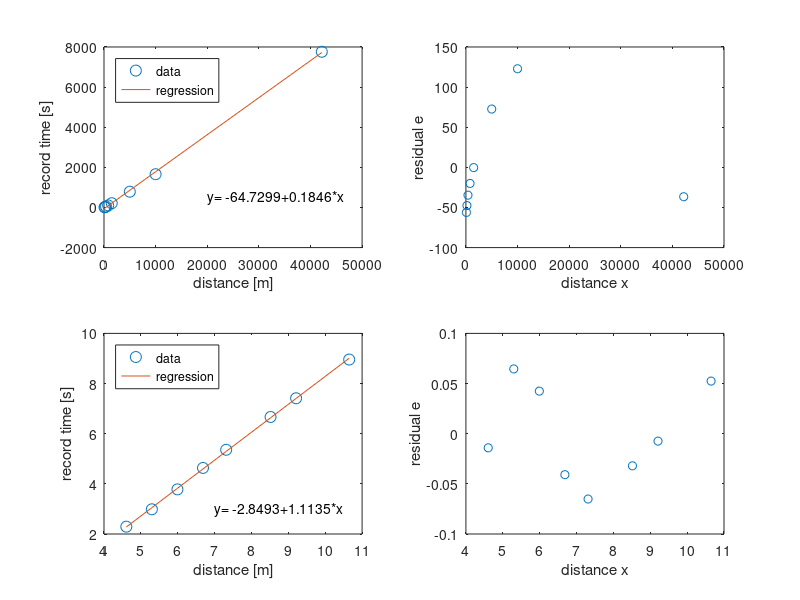

Recreate this plot in MATLAB. (Note: this script raises an error after producing the figure.)
% MCEN 3030
% Spring 2020
% regresssion of distances vs record times
clear all; clc; close all

% distances [m]
x = [100,200,400,800,1500,5000,10000,42195]';

% Olympic record times (as of 1985) [s]
y = [9.9, 19.8, 43.8, 103, 212.5, 785.6, 1658.4, 7761]';

% plot data
subplot(2,2,1)
plot(x,y,'o','MarkerSize',8)
xlabel('distance [m]')
ylabel('record time [s]')
 set(gca,'FontSize',10)

% what is slope of linear fit of time as a function of distance?
% (a)  -64.7299         (c) 0.1826
% (b)    0.1846   correct      (d) other

% Build design matrix (Vandermonde matrix)
X = [ones(length(x),1), x];

% solve for regression coefficients
a = X\y;

% estimate values
 f = X*a;

% plot estimates on top of data
hold on
plot(x,f,'-')
legend('data','regression','Location','NorthWest')
txts=['y= ' , num2str(a(1)), '+' , num2str(a(2)) '*x'];
text(2e4,500,txts)


%-64.7299+0.1846*30000
% what would record time be for a 30 km race?
% (a) 5.4732e+03 correct
% (b) 5.5379e+03
% (c) 6000
% (d) other
f_30km = [1 30000]*a;

% residuals


e = f-y;
subplot(2,2,2)
plot(x,e,'o')
xlabel('distance x');
ylabel('residual e')
%  R^2  (Eq 17.10)


Sr = e' * e; %sum (e.^2)
R2 = 1 -Sr /sum((y -mean(y)).^2)

%physical intuition


%when R^2 is 1 you have explained 100%

% uncertainty (standard devations) for regression coefficients
% Eq 17.27 (standard deviation = sqrt(variance)
DOF   = length(x) - length(a);
s_yx  = sqrt( Sr/DOF );
Cov_a = s_yx^2 * inv( X'*X );
a_std = sqrt( diag(Cov_a) );

% confidence intervals for regression coefficients
% at the alpha % level, Eqs 17.29 and 30
alpha    = 0.95;
t_crt   = abs(tinv((1-alpha)/2,DOF));
a_upper = a + t_crt.*a_std;
a_lower = a - t_crt.*a_std;

% p-values for null hypothesis that regression coefficients are zero
t    = (a - 0) ./ a_std;
pval = (1-tcdf(abs(t),DOF))*2;

% % display results
fprintf(' i     a(i)        std dev      %2.0f%% lower    %2.0f%% upper    p-value \n', alpha*100, alpha*100)
for i = 1:length(a)
    
    fprintf(' %i %12.4g %12.4g %12.4g %12.4g %12.4g  \n', i, a(i), a_std(i), a_lower(i), a_upper(i), pval(i) )
    
end



% which of the following is an indication that the linear regression
% model of y = a1 + a2*x is not a good model? 
% (a) The value of a(1)     70% say its not a good option  prof-nogood
% (b) The value of R2       70% say its not a good option  prof -n
% (c) The standard deviation of a(1)    50% say its not a good option prf-n
% (d) The confidence interval for a(1)    60% say its not a good option
% (e) the pvalue of a(1)     30% say its a good option     prof-useful

% distances [m]
z = [100,200,400,800,1500,5000,10000,42195]';

% Olympic record times (as of 1985) [s]
w = [9.9, 19.8, 43.8, 103, 212.5, 785.6, 1658.4, 7761]';

x = log(z);
y = log(w);
% plot data
subplot(2,2,3)
plot(x,y,'o','MarkerSize',8)
xlabel('distance [m]')
ylabel('record time [s]')
 set(gca,'FontSize',10)

% what is slope of linear fit of time as a function of distance?
% (a)  -64.7299         (c) 0.1826
% (b)    0.1846   correct      (d) other

% Build design matrix (Vandermonde matrix)
X = [ones(length(x),1), x];

% solve for regression coefficients
a = X\y;

% estimate values
 f = X*a;

% plot estimates on top of data
hold on
plot(x,f,'-')
legend('data','regression','Location','NorthWest')
txts=['y= ' , num2str(a(1)), '+' , num2str(a(2)) '*x'];
text(7,3,txts);


%-64.7299+0.1846*30000
% what would record time be for a 30 km race?
% (a) 5.4732e+03 correct
% (b) 5.5379e+03
% (c) 6000
% (d) other
f_30km = [1 30000]*a;

% residuals


e = f-y;
subplot(2,2,4)
plot(x,e,'o')
xlabel('distance x');
ylabel('residual e')
%  R^2  (Eq 17.10)


Sr = e' * e; %sum (e.^2)
R2 = 1 -Sr /sum((y -mean(y)).^2)

%physical intuition


%when R^2 is 1 you have explained 100%

% uncertainty (standard devations) for regression coefficients
% Eq 17.27 (standard deviation = sqrt(variance)
DOF   = length(x) - length(a);
s_yx  = sqrt( Sr/DOF );
Cov_a = s_yx^2 * inv( X'*X );
a_std = sqrt( diag(Cov_a) );

% confidence intervals for regression coefficients
% at the alpha % level, Eqs 17.29 and 30
alpha    = 0.95;
t_crt   = abs(tinv((1-alpha)/2,DOF));
a_upper = a + t_crt.*a_std;
a_lower = a - t_crt.*a_std;

% p-values for null hypothesis that regression coefficients are zero
t    = (a - 0) ./ a_std;
pval = (1-tcdf(abs(t),DOF))*2;

% % display results
fprintf(' i     a(i)        std dev      %2.0f%% lower    %2.0f%% upper    p-value \n', alpha*100, alpha*100)
for i = 1:length(a)
    
    fprintf(' %i %12.4g %12.4g %12.4g %12.4g %12.4g  \n', i, a(i), a_std(i), a_lower(i), a_upper(i), pval(i) )
    
end

%with regstats alwasy includes and intercept
reg = regstats(y,X(:,2:end))
